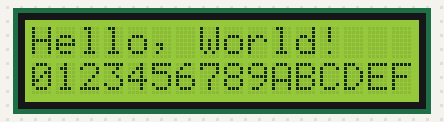
Recording of a program running on a simulated Raspberry Pi (BCM pin numbers). Shown: 16×2 character LCD.

Above: at 0.3 s.
At 2.3 s:
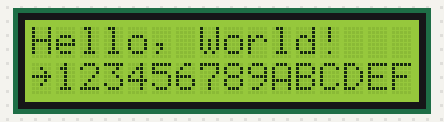
At 11.2 s:
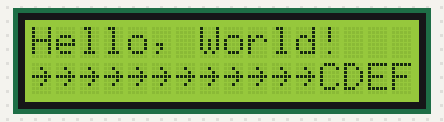
At 20.1 s:
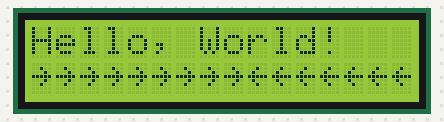
At 28.9 s:
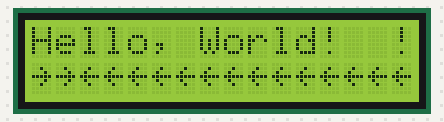
At 38.6 s:
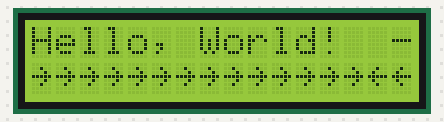

The program:

RPi_AQM1602Y_breakout.py
```python
# -*- coding: utf-8 -*-

import smbus
from time import sleep

#=====================================================================
#  I/O
#=====================================================================
i2c = smbus.SMBus(1)
adrAQM1602 = 0x3E

#=====================================================================
#  AQM1602Y
#=====================================================================
def writeComLCD(com):
    i2c.write_i2c_block_data(adrAQM1602, 0x00, [com & 0xFF])
    sleep(0.001)

def writeDatLCD(dat):
    i2c.write_i2c_block_data(adrAQM1602, 0x40, [dat & 0xFF])
    sleep(0.001)

def clearLCD():
    writeComLCD(0x01)
    sleep(0.001)

def homeLCD():
    writeComLCD(0x02)
    sleep(0.001)

def LocateLCD(x, y):
    if y == 0:
        writeComLCD(0x80 + x)
    else:
        writeComLCD(0xC0 + x)

def putch(ch):
    writeDatLCD(ch)

def writeLineLCD(nL, lin):
    buf = lin.encode('utf-8')
    le = len(lin)
    if le <= 0:
        return False
    if le > 16:
        le = 16
    if nL == 0:
        writeComLCD(0x80)
    else:
        writeComLCD(0xC0)
    for idx in range(0, le):
        writeDatLCD(buf[idx])

def initLCD():
    sleep(0.04)
    writeComLCD(0x38)    # Function Set : 8bit / 2line
    writeComLCD(0x39)    # Function Set : IS=1 [extention mode set]
    writeComLCD(0x14)    # Internal OSC Frequency : BS=0 / F=0x04
    writeComLCD(0x7F)    # Contrast set : Contrast=0x0F [max]
    writeComLCD(0x56)    # Power/ICON/Contrast Control
    writeComLCD(0x6C)    # Follower control : Fon=1 / Rab=0x04
    sleep(0.2)
    writeComLCD(0x38)    # Function Set : IS=0 [extention mode cancel]
    writeComLCD(0x01)    # Clear Display
    writeComLCD(0x0C)    # Display ON
    sleep(0.002)

#=====================================================================
#  main
#=====================================================================

initLCD()

cnt = 0
x = 0
y = 0

writeLineLCD(0, "Hello, World!")
writeLineLCD(1, "0123456789ABCDEF")

sleep(2)

# -=-=-=-=-= loop =-=-=-=-=-
while True:
    if (cnt & 0x0007) == 0:
        LocateLCD(15, 0)
        putch((cnt >> 3) & 0x00FF)
        if (cnt & 0x0080) == 0:
            LocateLCD((cnt >> 3) & 0x0F, 1)
            putch(0x7E)
        else:
            LocateLCD(15 - ((cnt >> 3) & 0x0F), 1)
            putch(0x7F)

    cnt += 1
    sleep(0.1)
```

Measured:
- what the display in image 4 shows lasts 0.8 s, from 28.9 s to 29.7 s
